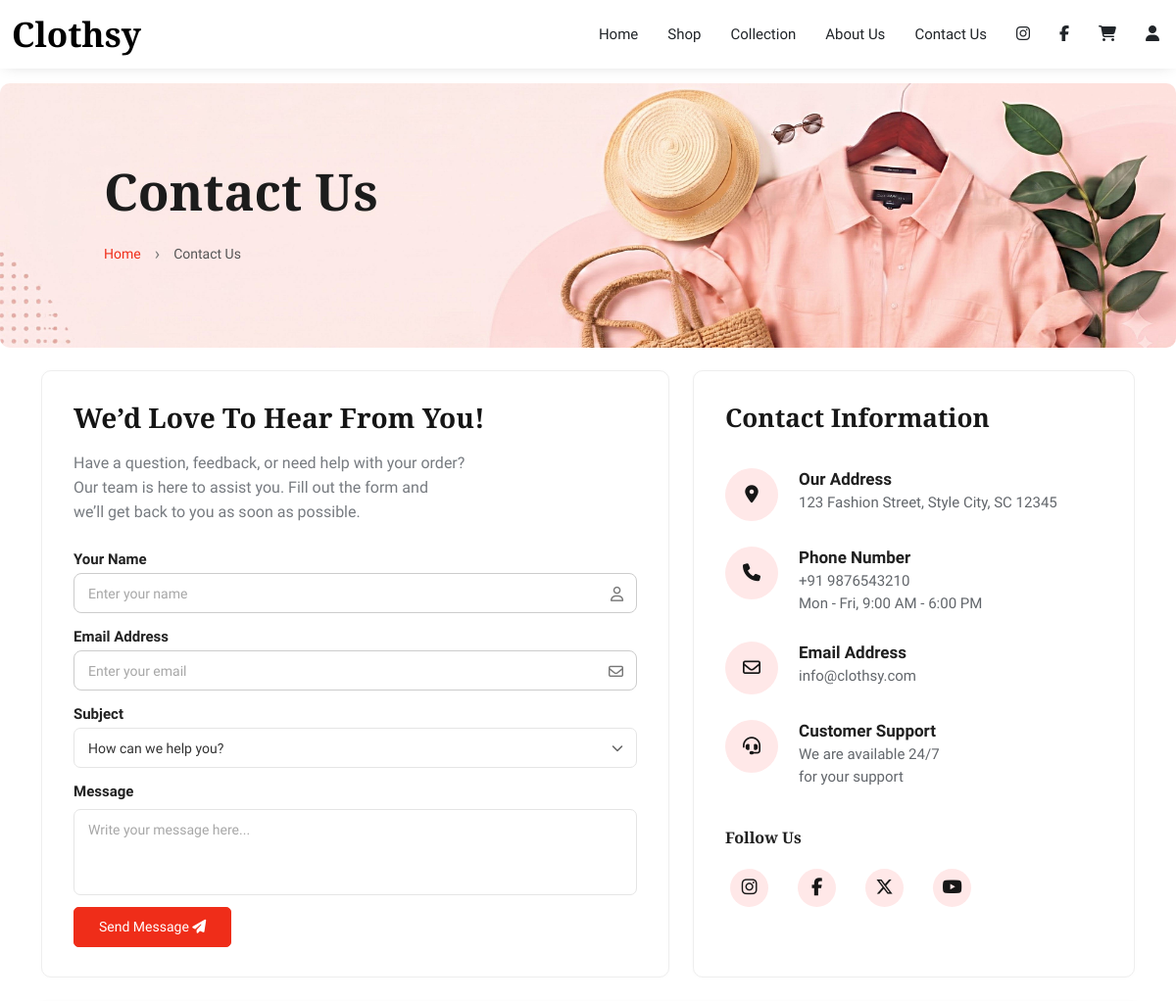
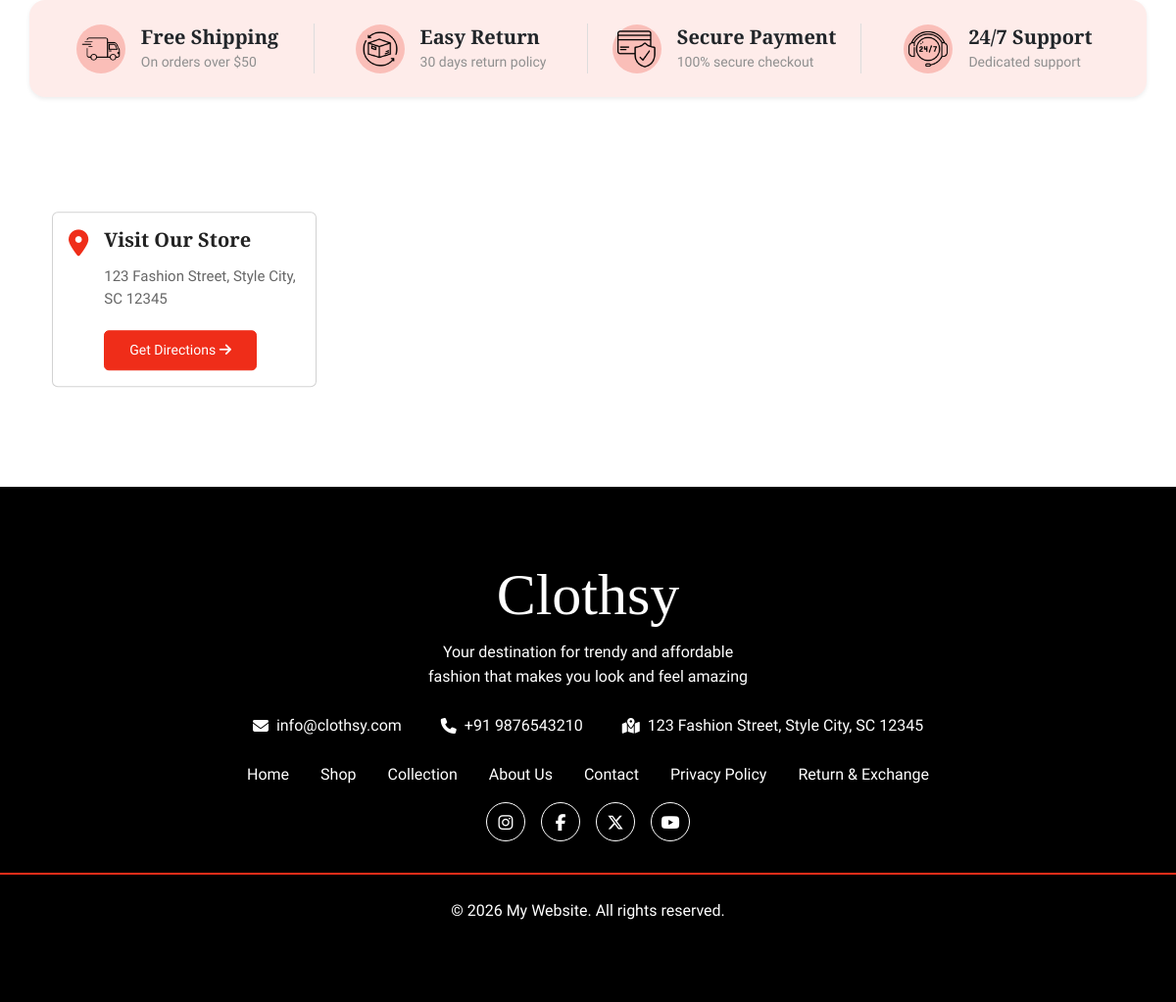
The page /contact-us.php on the database its author committed (2 pictures, top to bottom).
### tables this page shows
CREATE TABLE `site_settings` (
  `id` int(11) NOT NULL,
  `site_name` varchar(255) NOT NULL,
  `about_text` text DEFAULT NULL,
  `email` varchar(255) DEFAULT NULL,
  `phone` varchar(50) DEFAULT NULL,
  `address` text DEFAULT NULL,
  `facebook_url` varchar(255) DEFAULT NULL,
  `instagram_url` varchar(255) DEFAULT NULL,
  `twitter_url` varchar(255) DEFAULT NULL,
  `youtube_url` varchar(255) DEFAULT NULL,
  `linkedin_url` varchar(255) DEFAULT NULL,
  `primary_color` varchar(50) DEFAULT NULL,
  `copyright_text` varchar(255) DEFAULT NULL,
  `site_logo` varchar(255) DEFAULT NULL
);

### contact-us.php (the view, shortened to what the rows shown need)
<?php
include('./templates/header.php'); ?>
<section class="clothsy-shop-banner">
    <div class="container">
        <div class="clothsy-shop-banner-content">
            <h1>Contact Us</h1>
        </div>
    </div>
</section>
<section class="contact-section">
    <div class="container-fluid contact-wrapper">
        <div class="row g-4">
            <div class="col-lg-7">
                <div class="contact-card">
                    <h2 class="contact-title">
                        We’d Love To Hear From You!
                    </h2>
                </div>
            </div>
            <div class="col-lg-5">
                <div class="contact-card info-card">
                    <h2 class="info-title">
                        Contact Information
                    </h2>
                    <div class="info-item">
                        <div class="info-content">
                            <div class="info-label">
                                Our Address
                            </div>
                            <p class="info-text">
                               <?= htmlspecialchars($address) ?>
                            </p>
                        </div>
                    </div>
                    <div class="info-item">
                        <div class="info-content">
                            <p class="info-text">
                                <a href="tel:<?= htmlspecialchars($phone) ?>"><?= htmlspecialchars($phone) ?></a><br>
                                Mon - Fri, 9:00 AM - 6:00 PM
                            </p>
                        </div>
                    </div>
                    <div class="info-item">
                        <div class="info-content">
                            <p class="info-text">
                                <a href="tel:<?= htmlspecialchars($email) ?>"><?= htmlspecialchars($email) ?></a>
                            </p>
                        </div>
                    </div>
                </div>
            </div>
        </div>
    </div>
</section>
<section class="map_section py-3">
    <div class="container">
        <div class="row">
            <div class="col-12">
                <div class="map-main_inner position-relative">
                    <div class="store-card card p-3">
                        <div class="d-flex align-items-start gap-3">
                            <div>
                                <h5 class="store-title">Visit Our Store</h5>
                                <div class="store-address">
                                    <?= htmlspecialchars($address) ?>
                                </div>
                                <a href="https://maps.app.goo.gl/KfKX1mZZWVLZjqje8" class="directions-btn btn btn_fill">
                                    Get Directions
                                    <i class="fa-solid fa-arrow-right"></i>
                                </a>
                            </div>
                        </div>
                    </div>
                </div>
            </div>
        </div>
    </div>
</section>
<?php include('./templates/footer.php'); ?>

### templates/header.php (shortened to what the rows shown need)
<?php
include './database/connection.php';
$sql = "SELECT * FROM site_settings WHERE id = 1 LIMIT 1";
$result = mysqli_query($conn, $sql);
$row = mysqli_fetch_assoc($result);
$siteName = $row['site_name'] ?? '';
$aboutText = $row['about_text'] ?? '';
$email = $row['email'] ?? '';
$phone = $row['phone'] ?? '';
$address = $row['address'] ?? '';
$copyrightText = $row['copyright_text'] ?? '';
?>
<!DOCTYPE html>
<html lang="en">
<head>
  <link rel="stylesheet" href="https://cdnjs.cloudflare.com/ajax/libs/slick-carousel/1.9.0/slick.css" />
  <link rel="stylesheet" href="https://cdnjs.cloudflare.com/ajax/libs/slick-carousel/1.9.0/slick-theme.css" />
  <link rel="stylesheet" href="https://cdnjs.cloudflare.com/ajax/libs/font-awesome/6.7.2/css/all.min.css" />
  <link href="https://cdn.jsdelivr.net/npm/bootstrap@5.3.3/dist/css/bootstrap.min.css" rel="stylesheet" />
  <link href="https://cdn.boxicons.com/3.0.8/fonts/basic/boxicons.min.css" rel="stylesheet">
  <link rel="stylesheet" href="https://cdnjs.cloudflare.com/ajax/libs/boxicons/2.1.4/css/boxicons.min.css">
  <link rel="stylesheet" href="https://cdnjs.cloudflare.com/ajax/libs/font-awesome/6.7.2/css/all.min.css" />
  <link rel="stylesheet" href="./assets/css/style.css" />
</head>
<body>
  <header class="main_header">
    <div class="container">
      <div class="d-flex align-items-center flex-wrap justify-content-between">
        <a href="#" class="logo"><?= htmlspecialchars($siteName) ?></a>
        <nav class="main_navigation d-flex align-items-center">
          <ul class="navigation_links list-unstyled">
          </ul>
          <ul class="icon_lists list-unstyled">
          </ul>
        </nav>
      </div>
    </div>
  </header>

### templates/footer.php (shortened to what the rows shown need)
<section class="footer_section">
  <footer class="main_footer section_padding text-white">
    <div class="container">
      <div class="row">
        <div class="col-md-12 pb-3 footer_about_cont">
          <div class="footer_about text-center">
            <a href="#" class="foot_logo display-2 text-white"><?= htmlspecialchars($siteName) ?></a>
            <p class="text-white mt-3 mb-0 about_text">
              <?= htmlspecialchars($aboutText) ?>
            </p>
            <ul
              class="contac_infoLInk list-unstyled d-flex align-items-center gap-md-4 gap-3 flex-wrap justify-content-center my-3">
              <li>
                <a href="mailto:<?= htmlspecialchars($email) ?>" class="d-flex align-items-center gap-2 text-white p-2"><i
                    class="fa-solid fa-envelope"></i> <?= htmlspecialchars($email) ?></a>
              </li>
              <li>
                <a href="tel:<?= htmlspecialchars($phone) ?>" class="d-flex align-items-center gap-2 text-white p-2"><i
                    class="fa-solid fa-phone"></i> <?= htmlspecialchars($phone) ?></a>
              </li>
              <li>
                <a href="#" class="d-flex align-items-center gap-2 text-white p-2"><i
                    class="fa-solid fa-map-location-dot"></i> <?= htmlspecialchars($address) ?></a>
              </li>
            </ul>
            <ul
              class="footer_navig list-unstyled d-flex align-items-center gap-md-3 gap-3 flex-wrap justify-content-center mb-3">
              <li><a href="./index.php" class="text-white p-2">Home</a></li>
              <li><a href="./shop.php" class="text-white p-2">Shop</a></li>
              <li><a href="./collection.php" class="text-white p-2">Collection</a></li>
              <li><a href="./about-us.php" class="text-white p-2">About Us</a></li>
              <li><a href="./contact-us.php" class="text-white p-2">Contact</a></li>
              <li><a href="#" class="text-white p-2">Privacy Policy</a></li>
              <li>
              </li>
            </ul>
            <ul
              class="footer_follow_link list-unstyled d-flex align-items-center gap-md-3 gap-3 flex-wrap justify-content-center mb-3">
              <li><a href="<?= htmlspecialchars($instagramUrl) ?>" class="text-white"><i class="fa-brands fa-instagram"></i></a></li>
              <li><a href="<?= htmlspecialchars($facebookUrl) ?>" class="text-white"><i class="fa-brands fa-facebook-f"></i></a></li>
              <li><a href="<?= htmlspecialchars($twitterUrl) ?>" class="text-white"><i class="fa-brands fa-x-twitter"></i></a></li>
              <li><a href="<?= htmlspecialchars($youtubeUrl) ?>" class="text-white"><i class="fa-brands fa-youtube"></i></a></li>
            </ul>
          </div>
        </div>
        <div class="col-md-12 text-center">
          <p class="pt-4 m-0"><?= htmlspecialchars($copyrightText ) ?></p>
        </div>
      </div>
    </div>
  </footer>
</section>
</body>
</html>

### rows shown on the page
site_settings: site_name "Clothsy", address "123 Fashion Street, Style City, SC 12345", phone "+91 9876543210", email "info@clothsy.com", about_text "Your destination for trendy and affordable fashion that makes you look and feel amazing", copyright_text "© 2026 My Website. All rights reserved."
